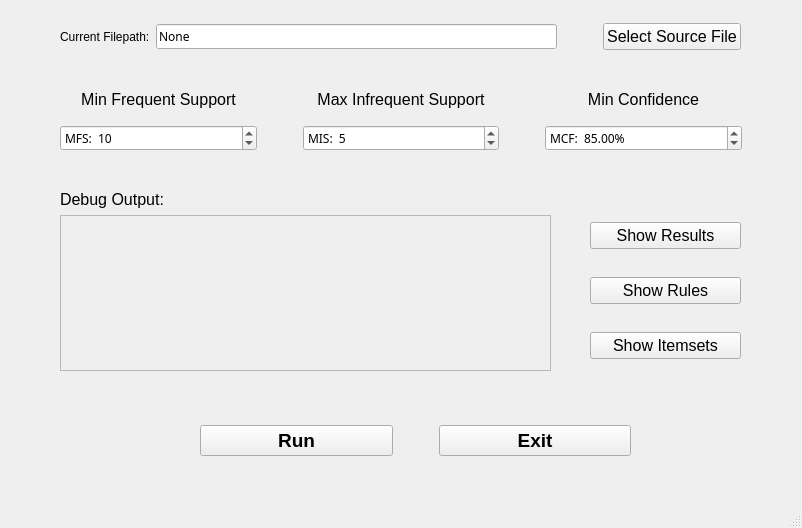
<?xml version="1.0" encoding="UTF-8"?>
<ui version="4.0">
 <class>MainWindow</class>
 <widget class="QMainWindow" name="MainWindow">
  <property name="geometry">
   <rect>
    <x>0</x>
    <y>0</y>
    <width>802</width>
    <height>528</height>
   </rect>
  </property>
  <property name="windowTitle">
   <string>MainWindow</string>
  </property>
  <widget class="QWidget" name="centralwidget">
   <widget class="QWidget" name="gridLayoutWidget">
    <property name="geometry">
     <rect>
      <x>60</x>
      <y>80</y>
      <width>682</width>
      <height>71</height>
     </rect>
    </property>
    <layout class="QGridLayout" name="gridLayout">
     <item row="0" column="1">
      <spacer name="horizontalSpacer">
       <property name="orientation">
        <enum>Qt::Horizontal</enum>
       </property>
       <property name="sizeType">
        <enum>QSizePolicy::Fixed</enum>
       </property>
       <property name="sizeHint" stdset="0">
        <size>
         <width>40</width>
         <height>20</height>
        </size>
       </property>
      </spacer>
     </item>
     <item row="1" column="2">
      <widget class="QSpinBox" name="spinBox_MIS">
       <property name="font">
        <font>
         <family>Ubuntu Mono</family>
        </font>
       </property>
       <property name="prefix">
        <string>MIS:  </string>
       </property>
       <property name="maximum">
        <number>10000</number>
       </property>
       <property name="value">
        <number>5</number>
       </property>
      </widget>
     </item>
     <item row="1" column="4">
      <widget class="QDoubleSpinBox" name="doubleSpinBox_MCF">
       <property name="font">
        <font>
         <family>Ubuntu Mono</family>
        </font>
       </property>
       <property name="prefix">
        <string>MCF:  </string>
       </property>
       <property name="suffix">
        <string>%</string>
       </property>
       <property name="maximum">
        <double>100.000000000000000</double>
       </property>
       <property name="value">
        <double>85.000000000000000</double>
       </property>
      </widget>
     </item>
     <item row="0" column="0">
      <widget class="QLabel" name="label">
       <property name="font">
        <font>
         <pointsize>12</pointsize>
        </font>
       </property>
       <property name="text">
        <string>Min Frequent Support</string>
       </property>
       <property name="alignment">
        <set>Qt::AlignCenter</set>
       </property>
      </widget>
     </item>
     <item row="1" column="0">
      <widget class="QSpinBox" name="spinBox_MFS">
       <property name="font">
        <font>
         <family>Ubuntu Mono</family>
        </font>
       </property>
       <property name="prefix">
        <string>MFS:  </string>
       </property>
       <property name="maximum">
        <number>10000</number>
       </property>
       <property name="value">
        <number>10</number>
       </property>
      </widget>
     </item>
     <item row="0" column="2">
      <widget class="QLabel" name="label_2">
       <property name="sizePolicy">
        <sizepolicy hsizetype="Preferred" vsizetype="Preferred">
         <horstretch>0</horstretch>
         <verstretch>0</verstretch>
        </sizepolicy>
       </property>
       <property name="font">
        <font>
         <pointsize>12</pointsize>
        </font>
       </property>
       <property name="text">
        <string>Max Infrequent Support</string>
       </property>
       <property name="alignment">
        <set>Qt::AlignCenter</set>
       </property>
      </widget>
     </item>
     <item row="0" column="4">
      <widget class="QLabel" name="label_3">
       <property name="font">
        <font>
         <pointsize>12</pointsize>
        </font>
       </property>
       <property name="text">
        <string>Min Confidence</string>
       </property>
       <property name="alignment">
        <set>Qt::AlignCenter</set>
       </property>
      </widget>
     </item>
     <item row="0" column="3">
      <spacer name="horizontalSpacer_2">
       <property name="orientation">
        <enum>Qt::Horizontal</enum>
       </property>
       <property name="sizeType">
        <enum>QSizePolicy::Fixed</enum>
       </property>
       <property name="sizeHint" stdset="0">
        <size>
         <width>40</width>
         <height>20</height>
        </size>
       </property>
      </spacer>
     </item>
    </layout>
   </widget>
   <widget class="QWidget" name="layoutWidget">
    <property name="geometry">
     <rect>
      <x>60</x>
      <y>20</y>
      <width>681</width>
      <height>34</height>
     </rect>
    </property>
    <layout class="QHBoxLayout" name="horizontalLayout_2">
     <item>
      <widget class="QLabel" name="label_4">
       <property name="text">
        <string>Current Filepath:</string>
       </property>
      </widget>
     </item>
     <item>
      <widget class="QLineEdit" name="lineEdit_Filepath">
       <property name="font">
        <font>
         <family>Ubuntu Mono</family>
        </font>
       </property>
       <property name="text">
        <string>None</string>
       </property>
       <property name="dragEnabled">
        <bool>true</bool>
       </property>
       <property name="readOnly">
        <bool>true</bool>
       </property>
      </widget>
     </item>
     <item>
      <spacer name="horizontalSpacer_4">
       <property name="orientation">
        <enum>Qt::Horizontal</enum>
       </property>
       <property name="sizeType">
        <enum>QSizePolicy::Fixed</enum>
       </property>
       <property name="sizeHint" stdset="0">
        <size>
         <width>40</width>
         <height>20</height>
        </size>
       </property>
      </spacer>
     </item>
     <item>
      <widget class="QPushButton" name="pushButton_SelectFile">
       <property name="font">
        <font>
         <pointsize>12</pointsize>
        </font>
       </property>
       <property name="text">
        <string>Select Source File</string>
       </property>
      </widget>
     </item>
    </layout>
   </widget>
   <widget class="QWidget" name="verticalLayoutWidget_2">
    <property name="geometry">
     <rect>
      <x>590</x>
      <y>200</y>
      <width>151</width>
      <height>181</height>
     </rect>
    </property>
    <layout class="QVBoxLayout" name="verticalLayout_3">
     <item>
      <widget class="QPushButton" name="pushButton_showResult">
       <property name="font">
        <font>
         <pointsize>12</pointsize>
         <weight>50</weight>
         <bold>false</bold>
        </font>
       </property>
       <property name="text">
        <string>Show Results</string>
       </property>
       <property name="flat">
        <bool>false</bool>
       </property>
      </widget>
     </item>
     <item>
      <widget class="QPushButton" name="pushButton_showRule">
       <property name="font">
        <font>
         <pointsize>12</pointsize>
         <weight>50</weight>
         <bold>false</bold>
        </font>
       </property>
       <property name="text">
        <string>Show Rules</string>
       </property>
      </widget>
     </item>
     <item>
      <widget class="QPushButton" name="pushButton_showItemsets">
       <property name="font">
        <font>
         <pointsize>12</pointsize>
         <weight>50</weight>
         <bold>false</bold>
        </font>
       </property>
       <property name="text">
        <string>Show Itemsets</string>
       </property>
       <property name="flat">
        <bool>false</bool>
       </property>
      </widget>
     </item>
    </layout>
   </widget>
   <widget class="QWidget" name="horizontalLayoutWidget">
    <property name="geometry">
     <rect>
      <x>200</x>
      <y>410</y>
      <width>431</width>
      <height>61</height>
     </rect>
    </property>
    <layout class="QHBoxLayout" name="horizontalLayout">
     <item>
      <widget class="QPushButton" name="runButton">
       <property name="font">
        <font>
         <pointsize>14</pointsize>
         <weight>75</weight>
         <bold>true</bold>
        </font>
       </property>
       <property name="text">
        <string>Run</string>
       </property>
       <property name="flat">
        <bool>false</bool>
       </property>
      </widget>
     </item>
     <item>
      <spacer name="horizontalSpacer_3">
       <property name="orientation">
        <enum>Qt::Horizontal</enum>
       </property>
       <property name="sizeType">
        <enum>QSizePolicy::Fixed</enum>
       </property>
       <property name="sizeHint" stdset="0">
        <size>
         <width>40</width>
         <height>20</height>
        </size>
       </property>
      </spacer>
     </item>
     <item>
      <widget class="QPushButton" name="exitButton">
       <property name="font">
        <font>
         <pointsize>14</pointsize>
         <weight>75</weight>
         <bold>true</bold>
        </font>
       </property>
       <property name="text">
        <string>Exit</string>
       </property>
      </widget>
     </item>
    </layout>
   </widget>
   <widget class="QWidget" name="verticalLayoutWidget">
    <property name="geometry">
     <rect>
      <x>60</x>
      <y>190</y>
      <width>491</width>
      <height>181</height>
     </rect>
    </property>
    <layout class="QVBoxLayout" name="verticalLayout_2">
     <item>
      <widget class="QLabel" name="label_5">
       <property name="font">
        <font>
         <pointsize>12</pointsize>
        </font>
       </property>
       <property name="text">
        <string>Debug Output:</string>
       </property>
      </widget>
     </item>
     <item>
      <widget class="QScrollArea" name="scrollArea">
       <property name="font">
        <font>
         <family>Ubuntu Mono</family>
        </font>
       </property>
       <property name="widgetResizable">
        <bool>true</bool>
       </property>
       <widget class="QWidget" name="scrollAreaWidgetContents">
        <property name="geometry">
         <rect>
          <x>0</x>
          <y>0</y>
          <width>487</width>
          <height>147</height>
         </rect>
        </property>
       </widget>
      </widget>
     </item>
    </layout>
   </widget>
  </widget>
  <widget class="QMenuBar" name="menubar">
   <property name="geometry">
    <rect>
     <x>0</x>
     <y>0</y>
     <width>802</width>
     <height>26</height>
    </rect>
   </property>
  </widget>
  <widget class="QStatusBar" name="statusbar"/>
 </widget>
 <tabstops>
  <tabstop>pushButton_SelectFile</tabstop>
  <tabstop>spinBox_MFS</tabstop>
  <tabstop>spinBox_MIS</tabstop>
  <tabstop>doubleSpinBox_MCF</tabstop>
  <tabstop>pushButton_showResult</tabstop>
  <tabstop>pushButton_showRule</tabstop>
  <tabstop>pushButton_showItemsets</tabstop>
  <tabstop>lineEdit_Filepath</tabstop>
  <tabstop>runButton</tabstop>
  <tabstop>exitButton</tabstop>
  <tabstop>scrollArea</tabstop>
 </tabstops>
 <resources/>
 <connections/>
</ui>
